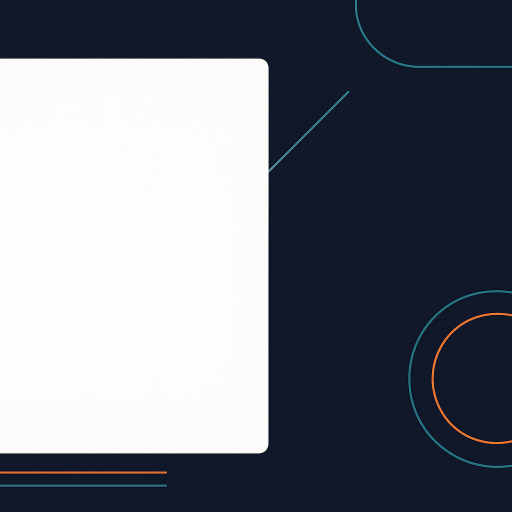
#> input picture input.jpg.png, 1024 x 1024 px (shown at 1/2 size)
$ python img.py
#> lines starting #> are read from the running program, lines starting #| are printed output that depends on the picture
from PIL import Image, ImageDraw, ImageFont, ImageFilter

image_path = input("이미지 파일 경로를 입력하세요 (예: sample.jpg): ")
#> the answer given: input.jpg.png

try:
    img = Image.open(image_path)
#> img is the input picture: PIL image 1024x1024 RGB; mean R, G, B 112.8, 116.8, 126.8
    print("✅ 이미지 열기 성공!")

    img_resized = img.resize((400, 400))
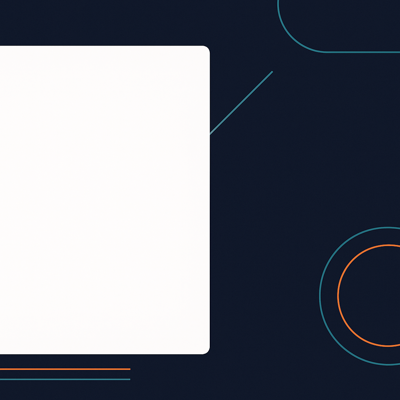
#> img_resized: PIL image 400x400 RGB; mean R, G, B 112.8, 116.8, 126.8
    img_cropped = img_resized.crop((50, 50, 350, 350))
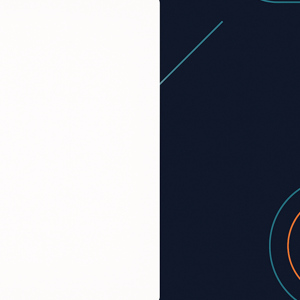
#> img_cropped: PIL image 300x300 RGB; mean R, G, B 142.9, 145.7, 153.6
    img_rotated = img_cropped.rotate(45)
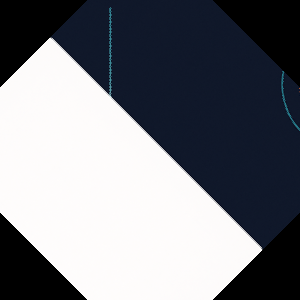
#> img_rotated: PIL image 300x300 RGB; mean R, G, B 119.8, 122.1, 128.7
    img_gray = img_rotated.convert("L")
    img_text = img_gray.convert("RGB")

    draw = ImageDraw.Draw(img_text)

    try:
        font = ImageFont.truetype("arial.ttf", 20)
    except:
        font = ImageFont.load_default()

    draw.text((10, 10), "Hello, Pillow!", fill=(255, 0, 0), font=font)

    img_blur = img_text.filter(ImageFilter.BLUR)
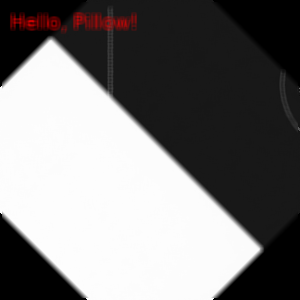
#> img_blur: PIL image 300x300 RGB; mean R, G, B 123.8, 122.3, 122.3
    output_path = "final_result.jpg"
    img_blur.save(output_path)
    img_blur.show()

    print(f"🎉 이미지 처리 완료! 결과는 '{output_path}'로 저장되었습니다.")

except FileNotFoundError:
    print("❌ 오류: 이미지 파일을 찾을 수 없습니다. 경로를 다시 확인해주세요.")

except Exception as e:
    print(f"⚠️ 예상치 못한 오류 발생: {e}")
